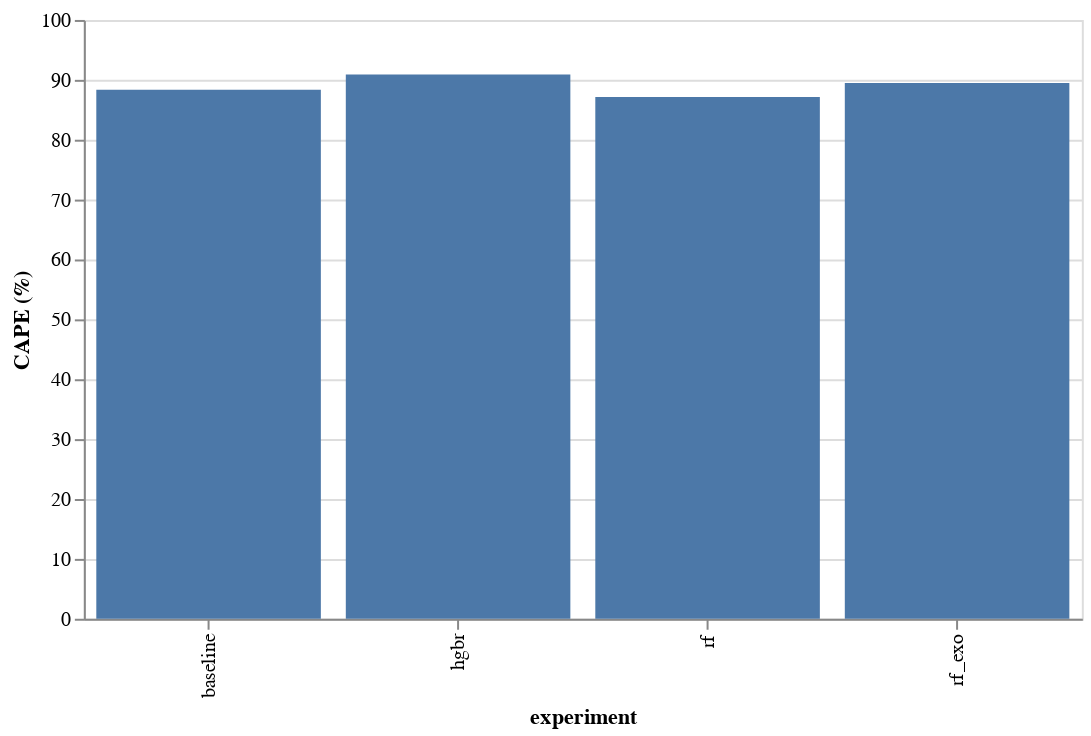

This figure's notebook cell:
### Code cell
alt.Chart(
    pl.DataFrame(capes)
    .transpose(include_header=True)
    .with_columns(
        pl.col("column").alias("experiment"), pl.col("column_0").alias("cape")
    )
).mark_bar().encode(x="experiment", y=alt.Y("cape").title("CAPE (%)")).properties(
    width=500
)

### Figure 1 — Vega-Lite specification as saved in the notebook (floating-point values rounded to 4 significant figures)
{"config": {"view": {"continuousWidth": 300, "continuousHeight": 300}}, "data": {"name": "data-93f78f63cc8cf7310216971c54c5233b"}, "mark": {"type": "bar"}, "encoding": {"x": {"field": "experiment", "type": "nominal"}, "y": {"field": "cape", "title": "CAPE (%)", "type": "quantitative"}}, "width": 500, "$schema": "https://vega.github.io/schema/vega-lite/v5.17.0.json", "datasets": {"data-93f78f63cc8cf7310216971c54c5233b": [{"column": "baseline", "column_0": 88.33, "experiment": "baseline", "cape": 88.33}, {"column": "hgbr", "column_0": 90.9, "experiment": "hgbr", "cape": 90.9}, {"column": "rf", "column_0": 87.12, "experiment": "rf", "cape": 87.12}, {"column": "rf_exo", "column_0": 89.47, "experiment": "rf_exo", "cape": 89.47}]}}
